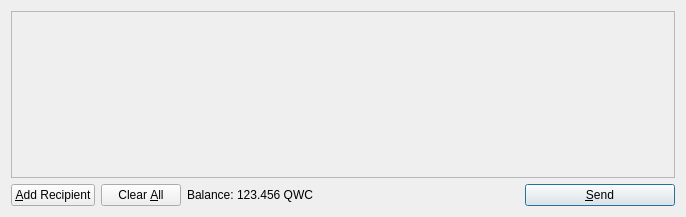
<?xml version="1.0" encoding="UTF-8"?>
<ui version="4.0">
 <class>SendCoinsDialog</class>
 <widget class="QDialog" name="SendCoinsDialog">
  <property name="geometry">
   <rect>
    <x>0</x>
    <y>0</y>
    <width>686</width>
    <height>217</height>
   </rect>
  </property>
  <property name="windowTitle">
   <string>Send Coins</string>
  </property>
  <layout class="QVBoxLayout" name="verticalLayout">
   <item>
    <widget class="QScrollArea" name="scrollArea">
     <property name="widgetResizable">
      <bool>true</bool>
     </property>
     <widget class="QWidget" name="scrollAreaWidgetContents">
      <property name="geometry">
       <rect>
        <x>0</x>
        <y>0</y>
        <width>666</width>
        <height>165</height>
       </rect>
      </property>
      <layout class="QVBoxLayout" name="verticalLayout_2">
       <property name="margin">
        <number>0</number>
       </property>
       <item>
        <layout class="QVBoxLayout" name="entries">
         <property name="spacing">
          <number>6</number>
         </property>
        </layout>
       </item>
       <item>
        <spacer name="verticalSpacer">
         <property name="orientation">
          <enum>Qt::Vertical</enum>
         </property>
         <property name="sizeHint" stdset="0">
          <size>
           <width>20</width>
           <height>40</height>
          </size>
         </property>
        </spacer>
       </item>
      </layout>
     </widget>
    </widget>
   </item>
   <item>
    <layout class="QHBoxLayout" name="horizontalLayout">
     <item>
      <widget class="QPushButton" name="addButton">
       <property name="toolTip">
        <string>Send to multiple recipients at once</string>
       </property>
       <property name="text">
        <string>&amp;Add Recipient</string>
       </property>
       <property name="icon">
        <iconset resource="../bitcoin.qrc">
         <normaloff>:/icons/add</normaloff>:/icons/add</iconset>
       </property>
       <property name="autoDefault">
        <bool>false</bool>
       </property>
      </widget>
     </item>
     <item>
      <widget class="QPushButton" name="clearButton">
       <property name="sizePolicy">
        <sizepolicy hsizetype="Minimum" vsizetype="Fixed">
         <horstretch>0</horstretch>
         <verstretch>0</verstretch>
        </sizepolicy>
       </property>
       <property name="toolTip">
        <string>Remove all transaction fields</string>
       </property>
       <property name="text">
        <string>Clear &amp;All</string>
       </property>
       <property name="icon">
        <iconset resource="../bitcoin.qrc">
         <normaloff>:/icons/remove</normaloff>:/icons/remove</iconset>
       </property>
       <property name="autoRepeatDelay">
        <number>300</number>
       </property>
       <property name="autoDefault">
        <bool>false</bool>
       </property>
      </widget>
     </item>
     <item>
      <layout class="QHBoxLayout" name="horizontalLayout_2">
       <property name="spacing">
        <number>3</number>
       </property>
       <item>
        <widget class="QLabel" name="label">
         <property name="text">
          <string>Balance:</string>
         </property>
        </widget>
       </item>
       <item>
        <widget class="QLabel" name="labelBalance">
         <property name="cursor">
          <cursorShape>IBeamCursor</cursorShape>
         </property>
         <property name="text">
          <string>123.456 QWC</string>
         </property>
         <property name="textInteractionFlags">
          <set>Qt::LinksAccessibleByMouse|Qt::TextSelectableByKeyboard|Qt::TextSelectableByMouse</set>
         </property>
        </widget>
       </item>
      </layout>
     </item>
     <item>
      <spacer name="horizontalSpacer">
       <property name="orientation">
        <enum>Qt::Horizontal</enum>
       </property>
       <property name="sizeHint" stdset="0">
        <size>
         <width>40</width>
         <height>20</height>
        </size>
       </property>
      </spacer>
     </item>
     <item>
      <widget class="QPushButton" name="sendButton">
       <property name="minimumSize">
        <size>
         <width>150</width>
         <height>0</height>
        </size>
       </property>
       <property name="toolTip">
        <string>Confirm the send action</string>
       </property>
       <property name="text">
        <string>&amp;Send</string>
       </property>
       <property name="icon">
        <iconset resource="../bitcoin.qrc">
         <normaloff>:/icons/send</normaloff>:/icons/send</iconset>
       </property>
       <property name="default">
        <bool>true</bool>
       </property>
      </widget>
     </item>
    </layout>
   </item>
  </layout>
 </widget>
 <resources>
  <include location="../bitcoin.qrc"/>
 </resources>
 <connections/>
</ui>
